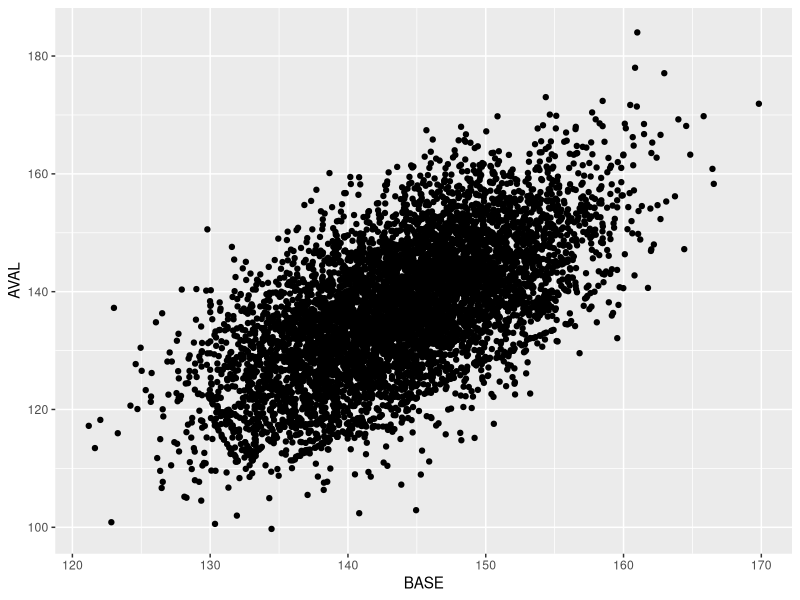

Here is the R script that generated this plot:
## ---- chunk 1
knitr::opts_chunk$set(echo = TRUE)
## ---- chunk 2
library(tidyverse)    
library(broom)

## load data
data <- read_csv("BIG_DATA_PSI_WW_DEC2020.csv")
data %>% glimpse()
## ---- chunk 3
data %>% ggplot(aes(x = BASE, y = AVAL)) +
  geom_point()
## ---- chunk 4
results <- 
  data %>% 
  group_by(STUDYID) %>%
  do(fitHour = tidy(lm(AVAL ~ BASE + TRT01PN, data = .))) %>% 
  unnest(fitHour) %>%
  filter(term == "TRT01PN")

results

